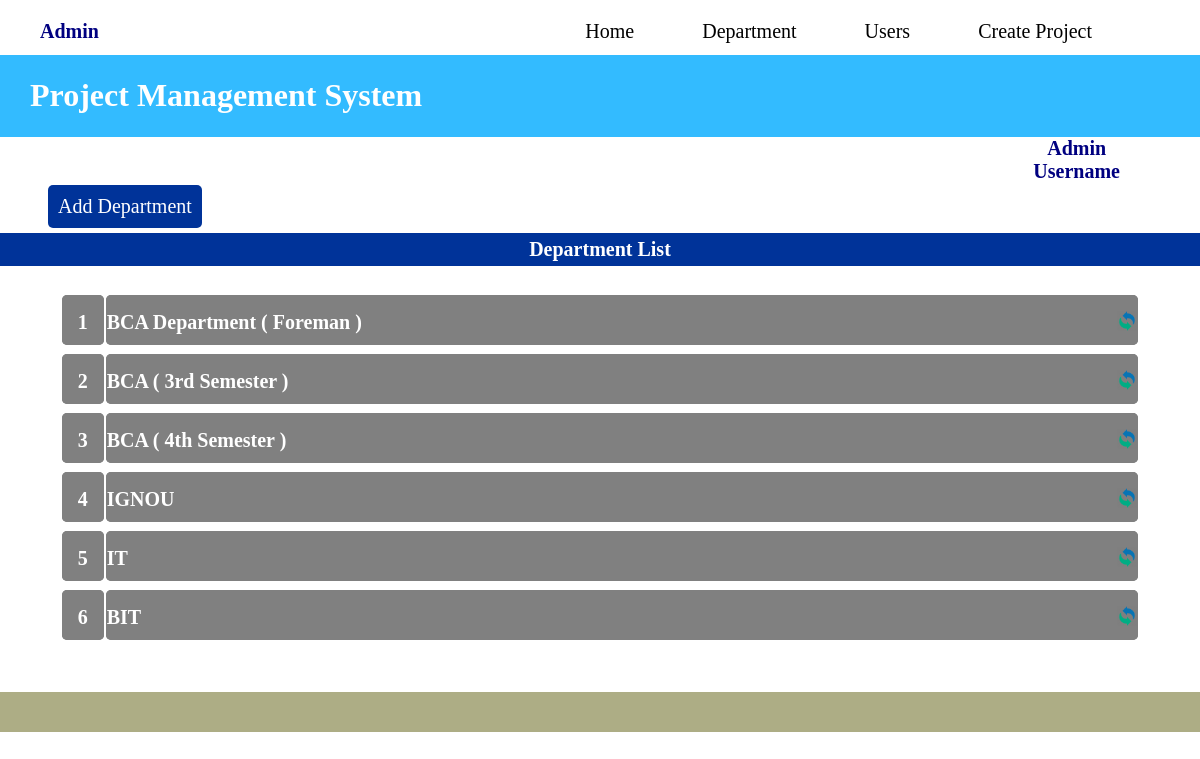
Before: /view/deptlist.php (signed in) with the older database file.
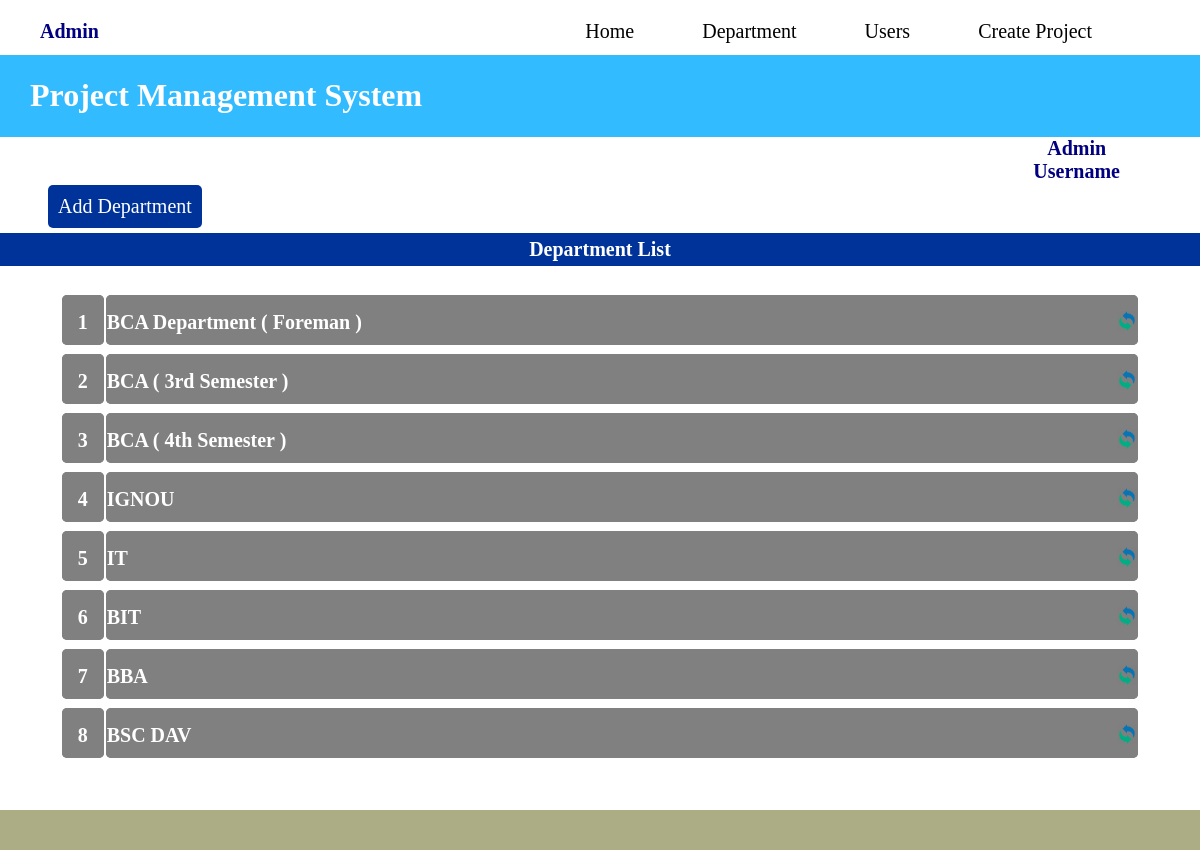
After: the same page with the newer database file.
### tables this page shows
CREATE TABLE `department` (
  `dpt_id` int(11) NOT NULL,
  `department_name` varchar(255) NOT NULL,
  `created_date` timestamp NOT NULL DEFAULT current_timestamp() ON UPDATE current_timestamp()
);

### View/deptlist.php (the view, shortened to what this page needs)
<?php
include '../dbconnect/dbconnect.php';
$userType= $_SESSION["user_type"];
?>
<!DOCTYPE html>
<html lang="en">
<head>
    <link rel="stylesheet" href="../css/interface.css">
    <link rel="stylesheet" href="../css/head_nav.css">
</head>
<body>
<?php
if($userType == "admin" || $userType == "foreman" || $userType == "user")
{?>
    <?php
     include '../interface_nav.php';
    ?>
    <div class="outer">
                    <?php
                    if(!($userType == "user" || $userType == "foreman"))
                    {?>
                    <div class="adduser">
                        <a href="../Create/create_department.php" id="adduser" class="nav_bar">Add Department</a>
                    </div>
                    <?php
                    } ?>
    <center>
        <form action="" method="POST">
        <table>
            <?php
            echo "<table border='0'>";
            echo "<h3>Department List </h3>";
                $id=1;
                $sql = "SELECT * FROM department";
                $result = mysqli_query($conn, $sql);
                if (mysqli_num_rows($result) > 0) {
                    while ($row = mysqli_fetch_assoc($result))
                    {
                        echo "<tr></tr>
                        <tr><th><h4>" . $id . "</h4></th>
                        <th><h2>". $row['department_name'] .
                        "<a href='update_department.php?id=" . $row['dpt_id'] . "'><img src='update.png' alt='Update' title='Update'></a>
                        </a></h2></th> </tr>";
                        $id++;
                    }
                echo "</table>";
                }
                else
                {
                    echo "<h6>No records found.</h6>";
                }
            ?>
        </table>
        </form>
    </center>
        <div class="footer">
        </div>
<?php
}?>
</body>
</html>

Changed rows visible on the page:
added department: department_name "BBA"
added department: department_name "BSC DAV"
